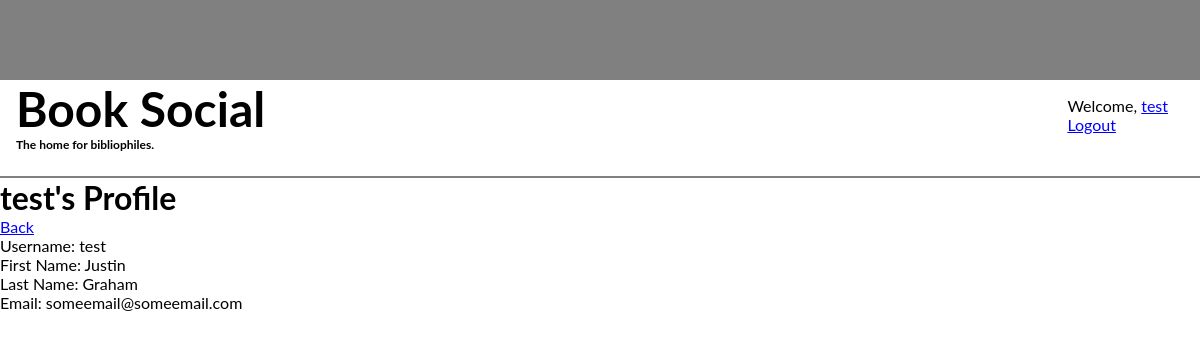
The page /users/justin/ (signed in) on the database its author committed.
### users/models.py (models this page shows, shortened)
class CustomUser(AbstractUser):
    username = models.CharField(max_length=50, unique=True)
    first_name = models.CharField(max_length=50)
    last_name = models.CharField(max_length=50)
    email = models.EmailField(max_length=254)

### users/views.py (the view)
# urls.py: path('<str:username>/', views.ProfileView.as_view(), name='profile')
class ProfileView(LoginRequiredMixin, DetailView):
    model = CustomUserChangeForm
    template_name = 'profile.html'
    context_object_name = 'user_profile'
    def get_object(self):
        return get_object_or_404(CustomUser, username=self.kwargs['username'])

### templates/profile.html
{% extends "base.html" %}
  {% block content %}
  <div>
    <h1>{{user.username}}'s Profile</h1>
    <a id='profile-back' href="{% url 'threads:home' %}">Back</a>
    <p>Username: {{user.username}}</p>
    <p>First Name: {{user.first_name}}</p>
    <p>Last Name: {{user.last_name}}</p>
    <p>Email: {{user.email}}</p>
  </div>
{% endblock %}

### templates/base.html (shortened to what this page needs)
<!DOCTYPE html>
{% load static %}
<html lang="en" dir="ltr">
  <head>
    <link rel="stylesheet" href="/static/home.css">
  </head>
  <body>
  <div id="app">
    <div class='topbar'></div>
    <nav id='navbar'>
      <div>
        <h1 class='primary'>Book Social</h1>
        <h5 class='intro'>The home for bibliophiles.</h5>
      </div>
      <div class='userinfo'>
        {% if user.is_authenticated %}
        <p class='welcome'>Welcome, <span><a href="{% url 'users:profile' user.username %}">{{user.username}}</a></span></p>
        <a class='logoutLink' href="{% url 'logout' %}">Logout</a>
        {% endif %}
      </div>
    </nav>
    <div class='bottombar'></div>
    {% block content %}
    {% endblock %}
  </div>
  </body>
</html>

### static/home.css (style rules this page uses)
* { padding: 0; margin: 0; box-sizing: border-box; font-family: lato; }
@media only screen and (min-width: 768px) { #navbar { display: flex; width: 100vw; height: 6rem; justify-content: space-between; } }
@media only screen and (min-width: 768px) { .topbar { height: 5rem; background-color: grey; } }
@media only screen and (min-width: 768px) { .bottombar { height: 2px; background-color: grey; } }
@media only screen and (min-width: 768px) { .primary { font-size: 3rem; font-weight: bold; text-align: left; padding-left: 1rem; } }
@media only screen and (min-width: 768px) { .intro { font-size: 0.75rem; text-align: left; padding-left: 1rem; } }
@media only screen and (min-width: 768px) { .userinfo { display: flex; padding-right: 2rem; flex-direction: column; } }
@media only screen and (min-width: 768px) { .welcome { padding-top: 1rem; text-align: right; } }
@media only screen and (min-width: 768px) { a:link { color:blue; } }

### rows shown on the page
CustomUser: username "test", first_name "Justin", last_name "Graham", email "someemail@someemail.com"
